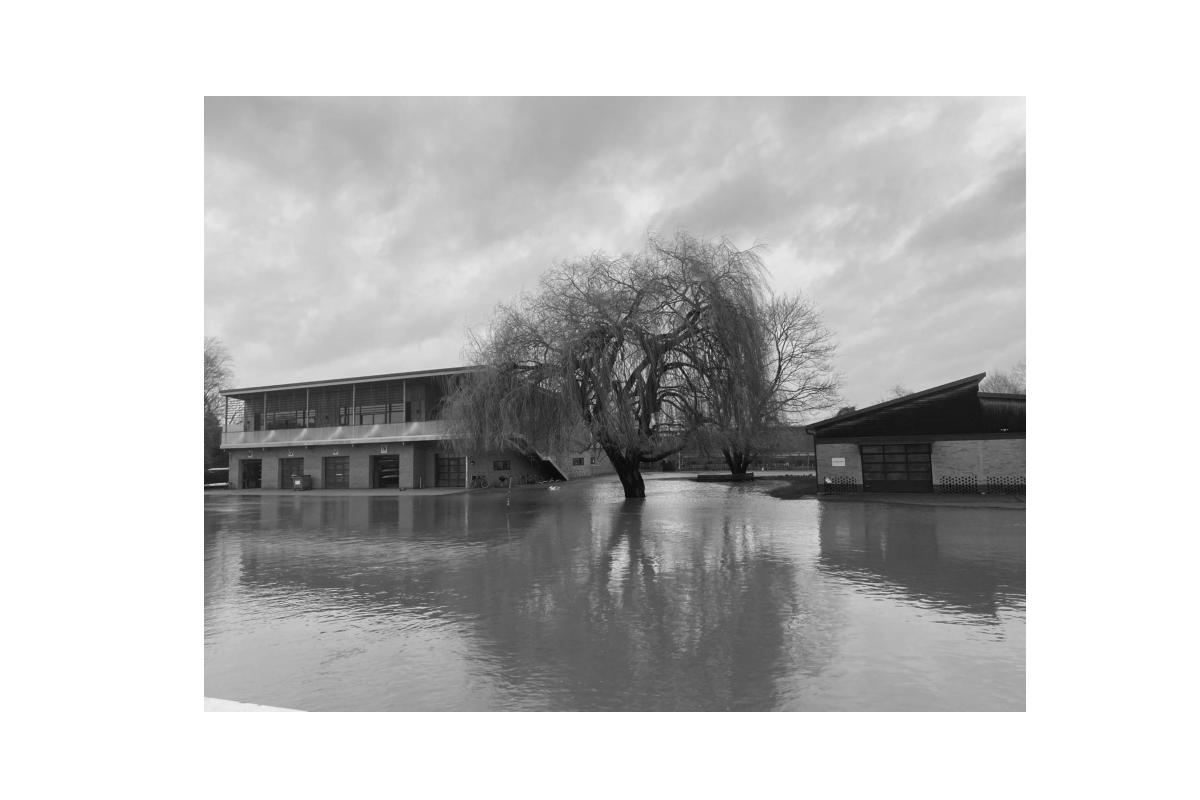
#> input picture data/river_side.jpeg, 1200 x 800 px, found by its file name
$ python Q2p3.py --img ./data/river_side.jpeg --output_dir ./figures
#> lines starting #> are read from the running program, lines starting #| are printed output that depends on the picture; after the words box and inside, x2 and y2 are one past the last pixel; in counts of white or black regions, pixels touching at a corner belong together
"""
Script to solve problem 3.3 of coursework.

Usage:
python ./scripts/Q2p3.py --img ./data/river_side.jpeg --output_dir ./figures
"""

import numpy as np
import matplotlib.pyplot as plt
import skimage.io as io
from skimage.metrics import peak_signal_noise_ratio, structural_similarity
import os
from os.path import join
import pywt
import argparse
import pandas as pd

# Parse the arguments
parser = argparse.ArgumentParser(description='Plot the data')
parser.add_argument('--img', default='./data/river_side.jpeg', type=str, help='Path to river_side.jpeg')
parser.add_argument('--output_dir', default='./figures', type=str, help='Path to output directory')
args = parser.parse_args()

# Load the image
A = io.imread('./data/river_side.jpeg')
#> A is the input picture: shape (800, 1200, 3); min 0, max 255, mean 195.9
image = np.mean(A, -1); # Convert RGB to grayscale

# Crop out the white image borders
mask = image < 225 # (Find the white regions)
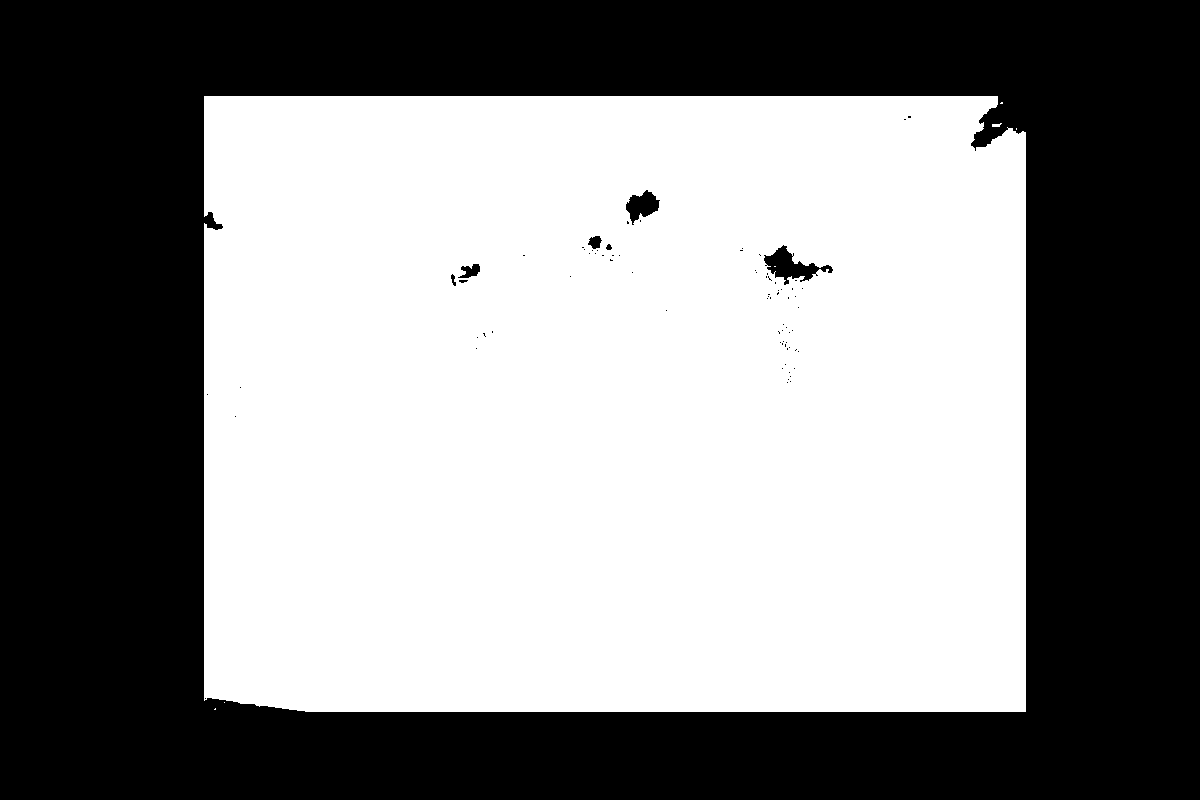
#> mask: shape (800, 1200) bool; 52.3% white; 79 black regions (71 under 20 px), largest, box (x1, y1, x2, y2) and area: (0, 0, 1200, 800) 456167, (764, 245, 833, 285) 1069, (626, 190, 660, 225) 653
coords = np.argwhere(mask)
#> coords = 501604 pairs, first value 96 to 711, second value 204 to 1025
y0, x0 = coords.min(axis=0)
#> y0 = 96; x0 = 204
y1, x1 = coords.max(axis=0) + 1
#> y1 = 712; x1 = 1026
image = image[y0:y1, x0:x1]
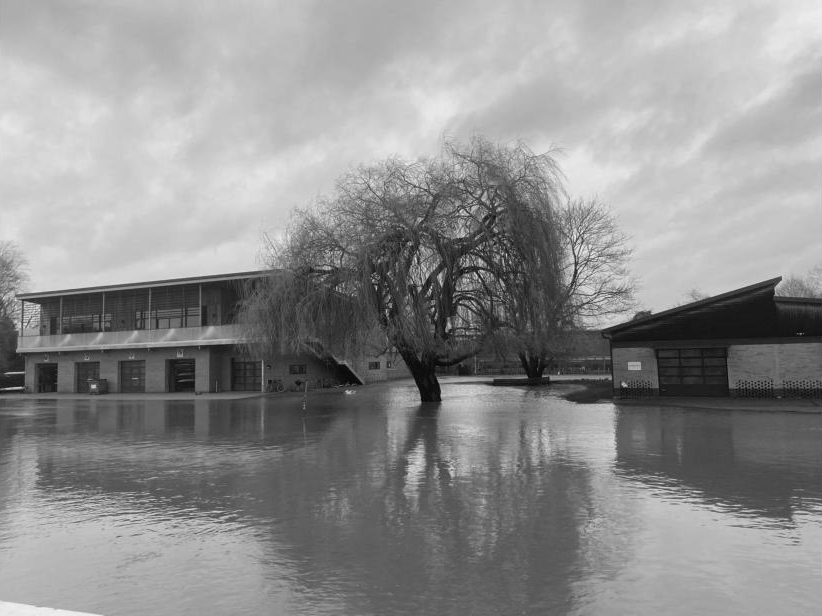
#> image: shape (616, 822) float64; min 0, max 246, mean 143

# Parameters for wavelet decomposition
n = 4 # Number of levels
mode='periodization'
w = 'db4'

##################
# Wavelet transform and non-compressed reconstruction
##################

coeffs = pywt.wavedec2(image,wavelet=w,mode=mode,level=n)
#> coeffs = 5 items

# normalize the coefficient arrays
coeffs[0] /= np.abs(coeffs[0]).max()
for detail in range(n):
    coeffs[detail + 1] = [d/np.abs(d).max() for d in coeffs[detail + 1]]

coeff_arr, coeff_slices = pywt.coeffs_to_array(coeffs)
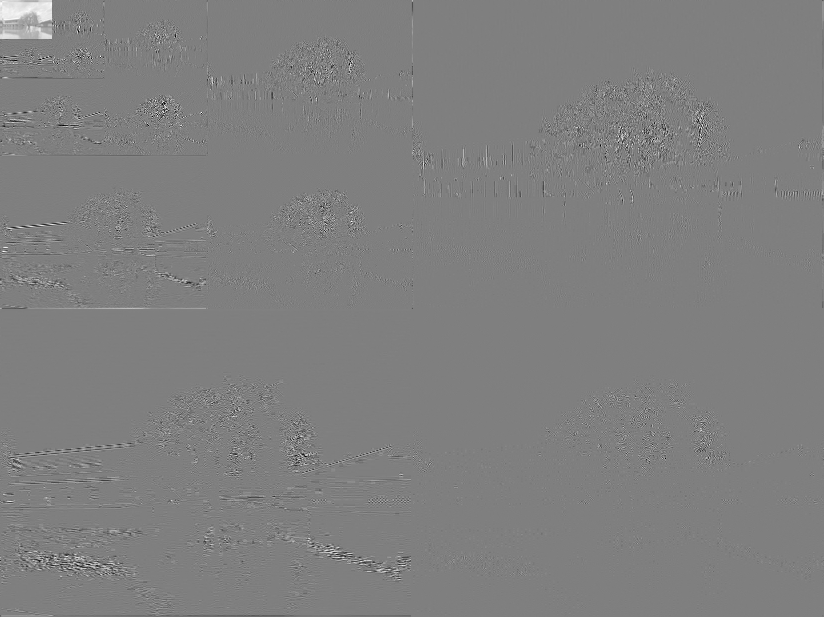
#> coeff_arr: shape (617, 824) float64; min -1, max 1, mean 0.00217; drawn with min black and max white
#> coeff_slices = 5 items

# Plot the coefficients and highlight the largest 15%
fig, ax = plt.subplots(1, 1, figsize=(10, 10))
ax.imshow(coeff_arr, cmap='gray',vmin=-0.4,vmax=0.75)
ax.axis('off')
fig.savefig(join(args.output_dir, 'wavelet_transform.png'), dpi=300)

coeffs = pywt.wavedec2(image,wavelet=w,mode=mode,level=n)

# Reconstruction
recon = pywt.waverec2(coeffs,wavelet=w,mode=mode)

abs_diff = np.abs(image-recon)

# Calculate MSE, PSNR, and SSIM
vmin = min(image.min(),recon.min())
#> vmin = -1.78e-15
vmax = max(image.max(),recon.max())
#> vmax = 246

mse = np.mean(abs_diff**2)
#> mse = 9.74e-27
psnr = peak_signal_noise_ratio(image, recon, data_range=vmax-vmin)
#> psnr = 307.9
ssim = structural_similarity(image, recon, data_range=vmax-vmin)
#> ssim = 1
print(f'MSE: {mse:.2f}')
#| MSE: 0.00
print(f'PSNR: {psnr:.2f}')
#| PSNR: 307.93
print(f'SSIM: {ssim:.2f}')
#| SSIM: 1.00

# Show original, reconstruction, and difference
fig, axes = plt.subplots(1,3,figsize=(8,8))
axes[0].imshow(image,cmap='gray',vmin=vmin,vmax=vmax)
axes[0].set_title('Original', fontsize=15)

axes[1].imshow(recon,cmap='gray',vmin=vmin,vmax=vmax)
axes[1].set_title('Reconstructed', fontsize=15)

axes[2].imshow(abs_diff,cmap='gray')
axes[2].set_title('Difference (abs)', fontsize=15)

for ax in axes:
    ax.axis('off')

plt.tight_layout()

fig.savefig(join(args.output_dir, 'reconstruction.png'))

##################
# Threshold to retain largest 15% of coefficients
##################

## Wavelet Compression
coeffs = pywt.wavedec2(image,wavelet=w,mode=mode,level=n)

def threshold_coefficients(coeffs, keep):
    """
    Threshold the wavelet coefficients by keeping the largest `keep` fraction of coefficients.
    """
#> called with keep = 0.15
    coeff_arr, coeff_slices = pywt.coeffs_to_array(coeffs) # Convert to array
#> coeff_slices = 5 items
    coeff_sort = np.sort(np.abs(coeff_arr.reshape(-1))) # Sort the coefficients
    thresh_idx = int(np.floor((1 - keep) * len(coeff_sort))) # Find the threshold index
#> thresh_idx = 432146
    thresh = coeff_sort[thresh_idx] # Find the threshold
#> thresh = 7.52
    idx = np.abs(coeff_arr) > thresh # Find the indices of the large coefficients
#> idx: shape (617, 824) bool; 15% white in thin lines or dots
    coeff_thresh = coeff_arr * idx # Threshold small indices
    coeff_thresh = pywt.array_to_coeffs(coeff_thresh,coeff_slices,output_format='wavedec2')
#> coeff_thresh = 5 items
    return coeff_thresh


coeff_thresh = threshold_coefficients(coeffs,0.15)
#> coeff_thresh = 5 items

# Reconstruction
recon = pywt.waverec2(coeff_thresh,wavelet=w,mode=mode)
abs_diff = np.abs(image-recon)

# Calculate MSE, PSNR, and SSIM
vmin = min(image.min(),recon.min())
#> vmin = -0.783
vmax = max(image.max(),recon.max())

mse = np.mean(abs_diff**2)
#> mse = 3.68
psnr = peak_signal_noise_ratio(image, recon, data_range=vmax-vmin)
#> psnr = 42.19
ssim = structural_similarity(image, recon, data_range=vmax-vmin)
#> ssim = 0.976
print(f'MSE: {mse:.2f}')
#| MSE: 3.68
print(f'PSNR: {psnr:.2f}')
#| PSNR: 42.19
print(f'SSIM: {ssim:.2f}')
#| SSIM: 0.98

# Show original, reconstruction, and difference
fig, axes = plt.subplots(1,3,figsize=(8,8))

axes[0].imshow(image,cmap='gray',vmin=vmin,vmax=vmax)
axes[0].set_title('Original', fontsize=15)

axes[1].imshow(recon,cmap='gray',vmin=vmin,vmax=vmax)
axes[1].set_title('Reconstructed', fontsize=15)

axes[2].imshow(abs_diff,cmap='gray')
axes[2].set_title('Difference (abs)', fontsize=15)

for ax in axes:
    ax.axis('off')

plt.tight_layout()

fig.savefig('./figures/reconstruction_15_compressed.png')

# Plot the coefficients and highlight the largest 15%
fig, ax = plt.subplots(1, 1, figsize=(10, 10))

retained = pywt.coeffs_to_array(coeff_thresh)[0] > 0
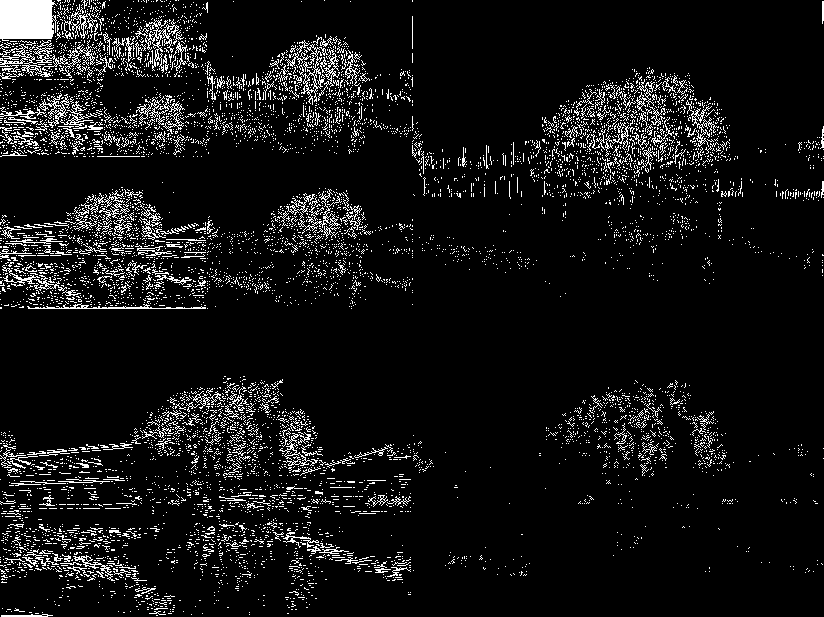
#> retained: shape (617, 824) bool; 7.6% white in thin lines or dots

ax.imshow(retained, cmap='gray')
ax.axis('off')

fig.savefig(join(args.output_dir, 'thresholded_transform.png'))

#####################
# Try different thresholds
#####################

coeffs = pywt.wavedec2(image,wavelet=w,mode=mode,level=n)

keep_proportions = [0.2, 0.1, 0.05, 0.025, 0.005]

fig, axes = plt.subplots(2, len(keep_proportions), figsize=(15, 8))

for i, keep in enumerate(keep_proportions):

    # Threshold the coefficients
    orig_ = (pywt.coeffs_to_array(coeffs)[0] != 0).sum()
    coeff_thresh = threshold_coefficients(coeffs,keep)

    # Reconstruction
    recon = pywt.waverec2(coeff_thresh,wavelet=w,mode=mode)
    abs_diff = np.abs(image-recon)

    # Calculate MSE, PSNR, and SSIM
    vmin = min(image.min(),recon.min())
    vmax = max(image.max(),recon.max())

    mse = np.mean(abs_diff**2)
    psnr = peak_signal_noise_ratio(image, recon, data_range=vmax-vmin)
    ssim = structural_similarity(image, recon, data_range=vmax-vmin)

    # Show reconstruction and difference

    axes[0,i].imshow(recon,cmap='gray')
    axes[0,i].set_title(f'Keep: {keep}', fontsize=15)
    axes[0,i].axis('off')

    axes[1,i].imshow(abs_diff,cmap='gray')
    axes[1,i].set_title(f'MSE: {mse:.2f}, PSNR: {psnr:.2f}, SSIM: {ssim:.2f}', fontsize=10)
    axes[1,i].axis('off')
#> this loop made 5 passes
#> (thresh_idx in threshold_coefficients, thresh in threshold_coefficients, vmin, vmax, mse, psnr, ssim) on passes 1 to 5: (406726, 4.97, -1.31, 246, 1.76, 45.42, 0.987), (457567, 12, 0, 246, 8.3, 38.63, 0.955), (482987, 22.25, -1.28, 250.4, 21.94, 34.6, 0.91), (495697, 37.07, -6.25, 250.4, 42.53, 31.9, 0.859), (505865, 159.2, -10.77, 246, 131.6, 27, 0.727)
#> pass 1, in threshold_coefficients (call 2), `idx = np.abs(coeff_arr) > thresh`:
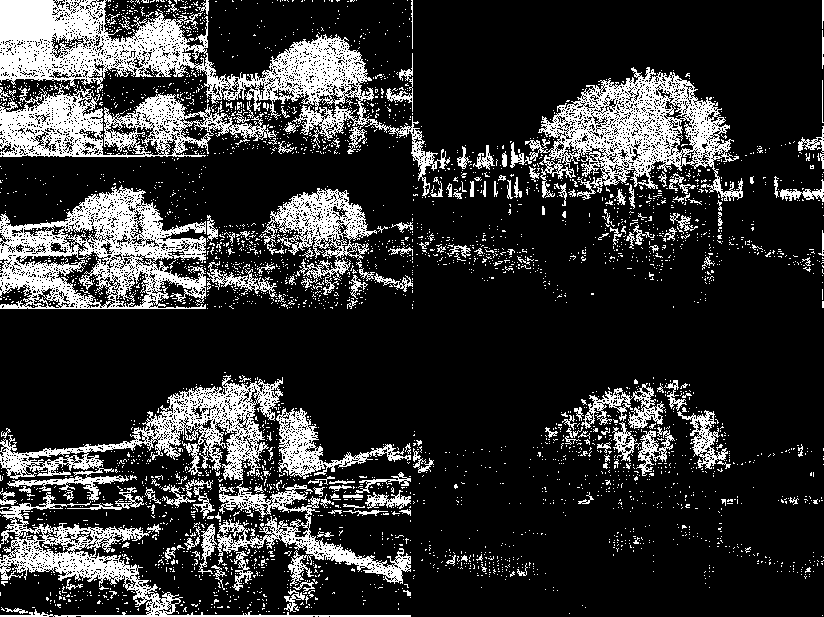
#> idx: shape (617, 824) bool; 20% white; 3669 white regions (3485 under 20 px), largest, box (x1, y1, x2, y2) and area: (0, 0, 450, 198) 18381, (0, 185, 206, 309) 12359, (525, 67, 743, 201) 11419
#> pass 1, `abs_diff = np.abs(image-recon)`:
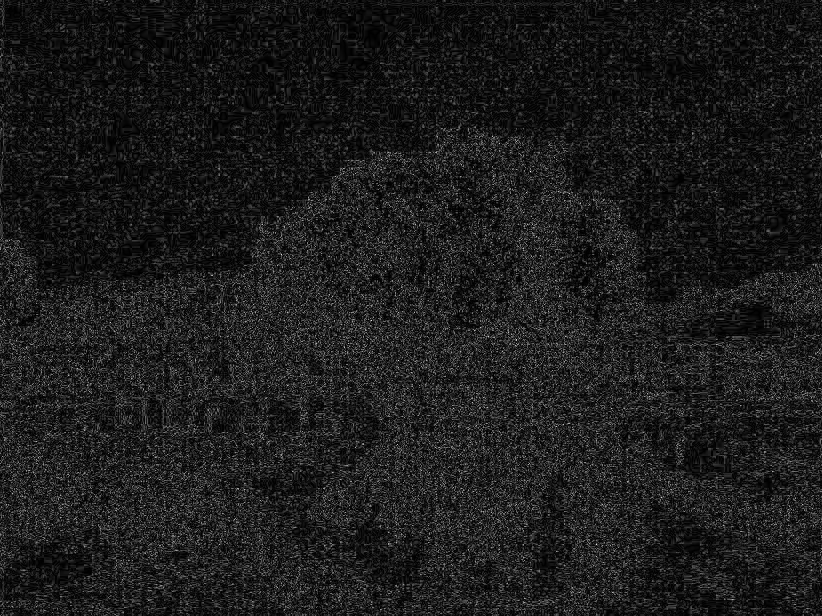
#> abs_diff: shape (616, 822) float64; min 4.71e-06, max 8.89, mean 0.993; drawn with min black and max white

plt.tight_layout()
fig.savefig(join(args.output_dir, 'all_compression_results.png'))
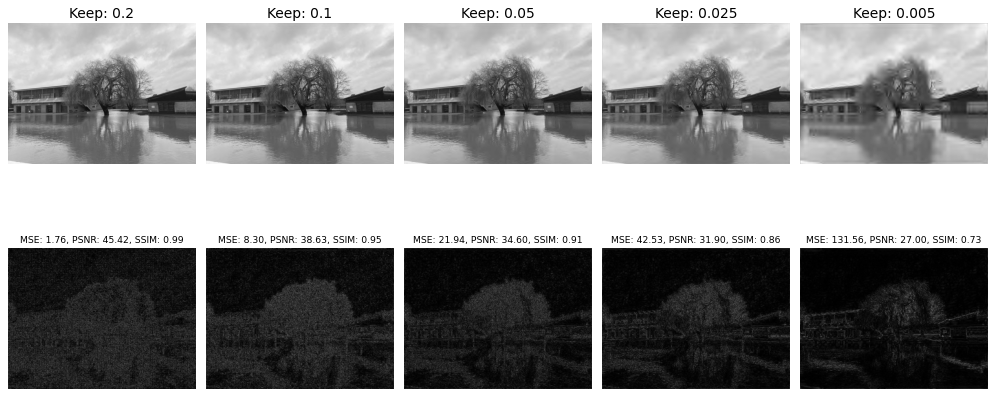
#> figure drawn by matplotlib, 10 panels
